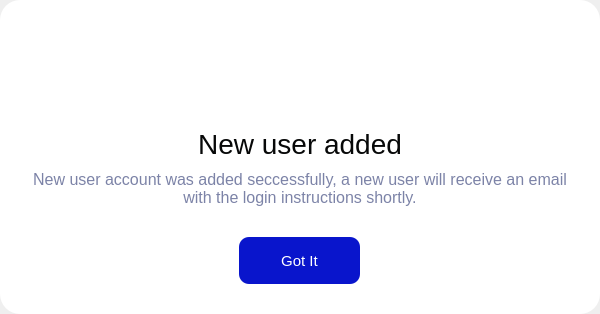
        <widget class="QWidget" name="success_page">
         <layout class="QVBoxLayout" name="success_layout">
          <property name="spacing">
           <number>0</number>
          </property>
          <property name="leftMargin">
           <number>0</number>
          </property>
          <property name="topMargin">
           <number>0</number>
          </property>
          <property name="rightMargin">
           <number>0</number>
          </property>
          <property name="bottomMargin">
           <number>0</number>
          </property>
          <item alignment="Qt::AlignHCenter|Qt::AlignVCenter">
           <widget class="QFrame" name="success_frame">
            <property name="minimumSize">
             <size>
              <width>600</width>
              <height>314</height>
             </size>
            </property>
            <property name="maximumSize">
             <size>
              <width>600</width>
              <height>314</height>
             </size>
            </property>
            <property name="styleSheet">
             <string notr="true">QFrame {
	border-radius: 20px;
	background-color: rgb(255, 255, 255);
}</string>
            </property>
            <property name="frameShape">
             <enum>QFrame::NoFrame</enum>
            </property>
            <property name="frameShadow">
             <enum>QFrame::Raised</enum>
            </property>
            <layout class="QVBoxLayout" name="success_layout_2">
             <property name="spacing">
              <number>0</number>
             </property>
             <property name="leftMargin">
              <number>30</number>
             </property>
             <property name="topMargin">
              <number>30</number>
             </property>
             <property name="rightMargin">
              <number>30</number>
             </property>
             <property name="bottomMargin">
              <number>30</number>
             </property>
             <item>
              <widget class="QLabel" name="success_icon">
               <property name="minimumSize">
                <size>
                 <width>49</width>
                 <height>49</height>
                </size>
               </property>
               <property name="maximumSize">
                <size>
                 <width>16777215</width>
                 <height>16777215</height>
                </size>
               </property>
               <property name="styleSheet">
                <string notr="true">image: url(:/image/acc_created_pic.svg);</string>
               </property>
               <property name="text">
                <string/>
               </property>
               <property name="alignment">
                <set>Qt::AlignCenter</set>
               </property>
              </widget>
             </item>
             <item>
              <widget class="QLabel" name="success_header">
               <property name="styleSheet">
                <string notr="true">font-size: 28px;
color: #070808;
margin-bottom: 10px;
margin-top: 30px;</string>
               </property>
               <property name="text">
                <string>New user added</string>
               </property>
               <property name="alignment">
                <set>Qt::AlignCenter</set>
               </property>
              </widget>
             </item>
             <item>
              <widget class="QLabel" name="success__text">
               <property name="minimumSize">
                <size>
                 <width>540</width>
                 <height>0</height>
                </size>
               </property>
               <property name="styleSheet">
                <string notr="true">font-size: 16px;
color: #7C83A7;
margin-bottom: 30px;</string>
               </property>
               <property name="text">
                <string>New user account was added seccessfully, a new user will receive an email with the login instructions shortly.</string>
               </property>
               <property name="alignment">
                <set>Qt::AlignCenter</set>
               </property>
               <property name="wordWrap">
                <bool>true</bool>
               </property>
              </widget>
             </item>
             <item alignment="Qt::AlignHCenter">
              <widget class="QPushButton" name="success_butt">
               <property name="cursor">
                <cursorShape>PointingHandCursor</cursorShape>
               </property>
               <property name="styleSheet">
                <string notr="true">QPushButton {
	min-width: 121px;
	min-height: 47px;
	max-width: 121px;
	max-height: 47px;
	border-radius: 10px;
	font-size: 15px;
	color: #FFFFFF;
	background: #0915CC;
}

QPushButton:hover {
background: rgba(9, 21, 204, 0.8);
}</string>
               </property>
               <property name="text">
                <string>Got It</string>
               </property>
              </widget>
             </item>
            </layout>
           </widget>
          </item>
         </layout>
        </widget>
